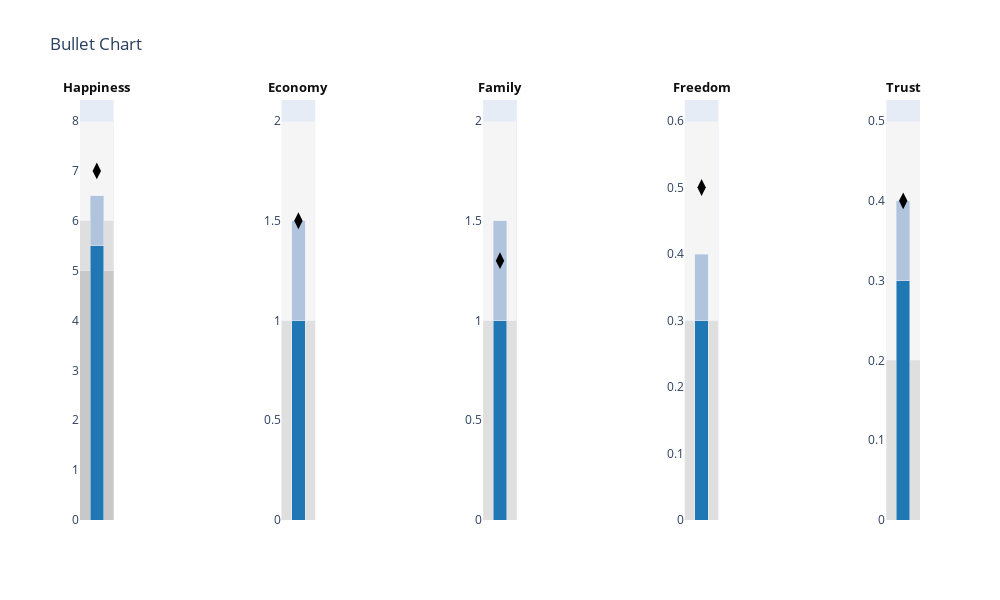

Notebook cell for this chart:
### Markdown cell above
> Bubble plot to depict the relation between the Happiness Scores vs Family Satisfaction where size of the bubbles is represented by the Economy and the color of the bubbles is represented by the Different Regions of the World.

* It is Quite Visible that as the Family Satisfaction ratings increases the Happiness Score increases. So, We can say that they have a direct relationship between them.

* Also, European Countries and  Austrelia are the Happiest Regions. After America.

* There is not even a single country in American Region with low Happiness Index.

* Asian and African countries suffer with some serious issues, that is why none of the Asian orr African Country stands at a good position in terms of Happiness Index.

* Some Countries in Middle East are Happy while some are Unhappy.

### Code cell
import plotly.figure_factory as ff

data = (
  {"label": "Happiness", "sublabel":"score",
   "range": [5, 6, 8], "performance": [5.5, 6.5], "point": [7]},
  {"label": "Economy", "sublabel": "score", "range": [0, 1, 2],
   "performance": [1, 1.5], "sublabel":"score","point": [1.5]},
  {"label": "Family","sublabel":"score", "range": [0, 1, 2],
   "performance": [1, 1.5],"sublabel":"score", "point": [1.3]},
  {"label": "Freedom","sublabel":"score", "range": [0, 0.3, 0.6],
   "performance": [0.3, 0.4],"sublabel":"score", "point": [0.5]},
  {"label": "Trust", "sublabel":"score","range": [0, 0.2, 0.5],
   "performance": [0.3, 0.4], "point": [0.4]}
)



fig = ff.create_bullet(
    data, titles='label', subtitles='sublabel', markers='point',
    measures='performance', ranges='range', orientation='v',
)
py.iplot(fig, filename='bullet chart from dict')

### Figure 1 — Plotly figure (JSON) as saved in the notebook; plotly's stock layout.template omitted (floating-point values rounded to 4 significant figures)
{"data": [{"base": 0, "hoverinfo": "y", "marker": {"color": "rgb(245.0, 245.0, 245.0)"}, "name": "ranges", "orientation": "v", "type": "bar", "width": 2, "x": [0], "xaxis": "x", "y": [8], "yaxis": "y"}, {"base": 0, "hoverinfo": "y", "marker": {"color": "rgb(222.5, 222.5, 222.5)"}, "name": "ranges", "orientation": "v", "type": "bar", "width": 2, "x": [0], "xaxis": "x", "y": [6], "yaxis": "y"}, {"base": 0, "hoverinfo": "y", "marker": {"color": "rgb(200.0, 200.0, 200.0)"}, "name": "ranges", "orientation": "v", "type": "bar", "width": 2, "x": [0], "xaxis": "x", "y": [5], "yaxis": "y"}, {"base": 0, "hoverinfo": "y", "marker": {"color": "rgb(176.0, 196.0, 221.0)"}, "name": "measures", "orientation": "v", "type": "bar", "width": 0.4, "x": [0.5], "xaxis": "x", "y": [6.5], "yaxis": "y"}, {"base": 0, "hoverinfo": "y", "marker": {"color": "rgb(31.0, 119.0, 180.0)"}, "name": "measures", "orientation": "v", "type": "bar", "width": 0.4, "x": [0.5], "xaxis": "x", "y": [5.5], "yaxis": "y"}, {"hoverinfo": "y", "marker": {"color": "rgb(0, 0, 0)", "size": 12, "symbol": "diamond-tall"}, "name": "markers", "type": "scatter", "x": [0.5], "xaxis": "x", "y": [7], "yaxis": "y"}, {"base": 0, "hoverinfo": "y", "marker": {"color": "rgb(245.0, 245.0, 245.0)"}, "name": "ranges", "orientation": "v", "type": "bar", "width": 2, "x": [0], "xaxis": "x2", "y": [2], "yaxis": "y2"}, {"base": 0, "hoverinfo": "y", "marker": {"color": "rgb(222.5, 222.5, 222.5)"}, "name": "ranges", "orientation": "v", "type": "bar", "width": 2, "x": [0], "xaxis": "x2", "y": [1], "yaxis": "y2"}, {"base": 0, "hoverinfo": "y", "marker": {"color": "rgb(200.0, 200.0, 200.0)"}, "name": "ranges", "orientation": "v", "type": "bar", "width": 2, "x": [0], "xaxis": "x2", "y": [0], "yaxis": "y2"}, {"base": 0, "hoverinfo": "y", "marker": {"color": "rgb(176.0, 196.0, 221.0)"}, "name": "measures", "orientation": "v", "type": "bar", "width": 0.4, "x": [0.5], "xaxis": "x2", "y": [1.5], "yaxis": "y2"}, {"base": 0, "hoverinfo": "y", "marker": {"color": "rgb(31.0, 119.0, 180.0)"}, "name": "measures", "orientation": "v", "type": "bar", "width": 0.4, "x": [0.5], "xaxis": "x2", "y": [1], "yaxis": "y2"}, {"hoverinfo": "y", "marker": {"color": "rgb(0, 0, 0)", "size": 12, "symbol": "diamond-tall"}, "name": "markers", "type": "scatter", "x": [0.5], "xaxis": "x2", "y": [1.5], "yaxis": "y2"}, {"base": 0, "hoverinfo": "y", "marker": {"color": "rgb(245.0, 245.0, 245.0)"}, "name": "ranges", "orientation": "v", "type": "bar", "width": 2, "x": [0], "xaxis": "x3", "y": [2], "yaxis": "y3"}, {"base": 0, "hoverinfo": "y", "marker": {"color": "rgb(222.5, 222.5, 222.5)"}, "name": "ranges", "orientation": "v", "type": "bar", "width": 2, "x": [0], "xaxis": "x3", "y": [1], "yaxis": "y3"}, {"base": 0, "hoverinfo": "y", "marker": {"color": "rgb(200.0, 200.0, 200.0)"}, "name": "ranges", "orientation": "v", "type": "bar", "width": 2, "x": [0], "xaxis": "x3", "y": [0], "yaxis": "y3"}, {"base": 0, "hoverinfo": "y", "marker": {"color": "rgb(176.0, 196.0, 221.0)"}, "name": "measures", "orientation": "v", "type": "bar", "width": 0.4, "x": [0.5], "xaxis": "x3", "y": [1.5], "yaxis": "y3"}, {"base": 0, "hoverinfo": "y", "marker": {"color": "rgb(31.0, 119.0, 180.0)"}, "name": "measures", "orientation": "v", "type": "bar", "width": 0.4, "x": [0.5], "xaxis": "x3", "y": [1], "yaxis": "y3"}, {"hoverinfo": "y", "marker": {"color": "rgb(0, 0, 0)", "size": 12, "symbol": "diamond-tall"}, "name": "markers", "type": "scatter", "x": [0.5], "xaxis": "x3", "y": [1.3], "yaxis": "y3"}, {"base": 0, "hoverinfo": "y", "marker": {"color": "rgb(245.0, 245.0, 245.0)"}, "name": "ranges", "orientation": "v", "type": "bar", "width": 2, "x": [0], "xaxis": "x4", "y": [0.6], "yaxis": "y4"}, {"base": 0, "hoverinfo": "y", "marker": {"color": "rgb(222.5, 222.5, 222.5)"}, "name": "ranges", "orientation": "v", "type": "bar", "width": 2, "x": [0], "xaxis": "x4", "y": [0.3], "yaxis": "y4"}, {"base": 0, "hoverinfo": "y", "marker": {"color": "rgb(200.0, 200.0, 200.0)"}, "name": "ranges", "orientation": "v", "type": "bar", "width": 2, "x": [0], "xaxis": "x4", "y": [0], "yaxis": "y4"}, {"base": 0, "hoverinfo": "y", "marker": {"color": "rgb(176.0, 196.0, 221.0)"}, "name": "measures", "orientation": "v", "type": "bar", "width": 0.4, "x": [0.5], "xaxis": "x4", "y": [0.4], "yaxis": "y4"}, {"base": 0, "hoverinfo": "y", "marker": {"color": "rgb(31.0, 119.0, 180.0)"}, "name": "measures", "orientation": "v", "type": "bar", "width": 0.4, "x": [0.5], "xaxis": "x4", "y": [0.3], "yaxis": "y4"}, {"hoverinfo": "y", "marker": {"color": "rgb(0, 0, 0)", "size": 12, "symbol": "diamond-tall"}, "name": "markers", "type": "scatter", "x": [0.5], "xaxis": "x4", "y": [0.5], "yaxis": "y4"}, {"base": 0, "hoverinfo": "y", "marker": {"color": "rgb(245.0, 245.0, 245.0)"}, "name": "ranges", "orientation": "v", "type": "bar", "width": 2, "x": [0], "xaxis": "x5", "y": [0.5], "yaxis": "y5"}, {"base": 0, "hoverinfo": "y", "marker": {"color": "rgb(222.5, 222.5, 222.5)"}, "name": "ranges", "orientation": "v", "type": "bar", "width": 2, "x": [0], "xaxis": "x5", "y": [0.2], "yaxis": "y5"}, {"base": 0, "hoverinfo": "y", "marker": {"color": "rgb(200.0, 200.0, 200.0)"}, "name": "ranges", "orientation": "v", "type": "bar", "width": 2, "x": [0], "xaxis": "x5", "y": [0], "yaxis": "y5"}, {"base": 0, "hoverinfo": "y", "marker": {"color": "rgb(176.0, 196.0, 221.0)"}, "name": "measures", "orientation": "v", "type": "bar", "width": 0.4, "x": [0.5], "xaxis": "x5", "y": [0.4], "yaxis": "y5"}, {"base": 0, "hoverinfo": "y", "marker": {"color": "rgb(31.0, 119.0, 180.0)"}, "name": "measures", "orientation": "v", "type": "bar", "width": 0.4, "x": [0.5], "xaxis": "x5", "y": [0.3], "yaxis": "y5"}, {"hoverinfo": "y", "marker": {"color": "rgb(0, 0, 0)", "size": 12, "symbol": "diamond-tall"}, "name": "markers", "type": "scatter", "x": [0.5], "xaxis": "x5", "y": [0.4], "yaxis": "y5"}], "layout": {"annotations": [{"font": {"color": "#0f0f0f", "size": 13}, "showarrow": false, "text": "<b>Happiness</b>", "textangle": 0, "x": 0.02, "xanchor": "center", "xref": "paper", "y": 1.03, "yanchor": "middle", "yref": "paper"}, {"font": {"color": "#0f0f0f", "size": 13}, "showarrow": false, "text": "<b>Economy</b>", "textangle": 0, "x": 0.26, "xanchor": "center", "xref": "paper", "y": 1.03, "yanchor": "middle", "yref": "paper"}, {"font": {"color": "#0f0f0f", "size": 13}, "showarrow": false, "text": "<b>Family</b>", "textangle": 0, "x": 0.5, "xanchor": "center", "xref": "paper", "y": 1.03, "yanchor": "middle", "yref": "paper"}, {"font": {"color": "#0f0f0f", "size": 13}, "showarrow": false, "text": "<b>Freedom</b>", "textangle": 0, "x": 0.74, "xanchor": "center", "xref": "paper", "y": 1.03, "yanchor": "middle", "yref": "paper"}, {"font": {"color": "#0f0f0f", "size": 13}, "showarrow": false, "text": "<b>Trust</b>", "textangle": 0, "x": 0.98, "xanchor": "center", "xref": "paper", "y": 1.03, "yanchor": "middle", "yref": "paper"}], "barmode": "stack", "height": 600, "margin": {"l": 80}, "showlegend": false, "title": {"text": "Bullet Chart"}, "width": 1000, "xaxis": {"anchor": "y", "domain": [0.0, 0.04], "range": [0, 1], "showgrid": false, "showticklabels": false, "zeroline": false}, "xaxis2": {"anchor": "y2", "domain": [0.24, 0.28], "range": [0, 1], "showgrid": false, "showticklabels": false, "zeroline": false}, "xaxis3": {"anchor": "y3", "domain": [0.48, 0.52], "range": [0, 1], "showgrid": false, "showticklabels": false, "zeroline": false}, "xaxis4": {"anchor": "y4", "domain": [0.72, 0.76], "range": [0, 1], "showgrid": false, "showticklabels": false, "zeroline": false}, "xaxis5": {"anchor": "y5", "domain": [0.96, 1.0], "range": [0, 1], "showgrid": false, "showticklabels": false, "zeroline": false}, "yaxis": {"anchor": "x", "domain": [0.0, 1.0], "showgrid": false, "tickwidth": 1, "zeroline": false}, "yaxis2": {"anchor": "x2", "domain": [0.0, 1.0], "showgrid": false, "tickwidth": 1, "zeroline": false}, "yaxis3": {"anchor": "x3", "domain": [0.0, 1.0], "showgrid": false, "tickwidth": 1, "zeroline": false}, "yaxis4": {"anchor": "x4", "domain": [0.0, 1.0], "showgrid": false, "tickwidth": 1, "zeroline": false}, "yaxis5": {"anchor": "x5", "domain": [0.0, 1.0], "showgrid": false, "tickwidth": 1, "zeroline": false}}}
